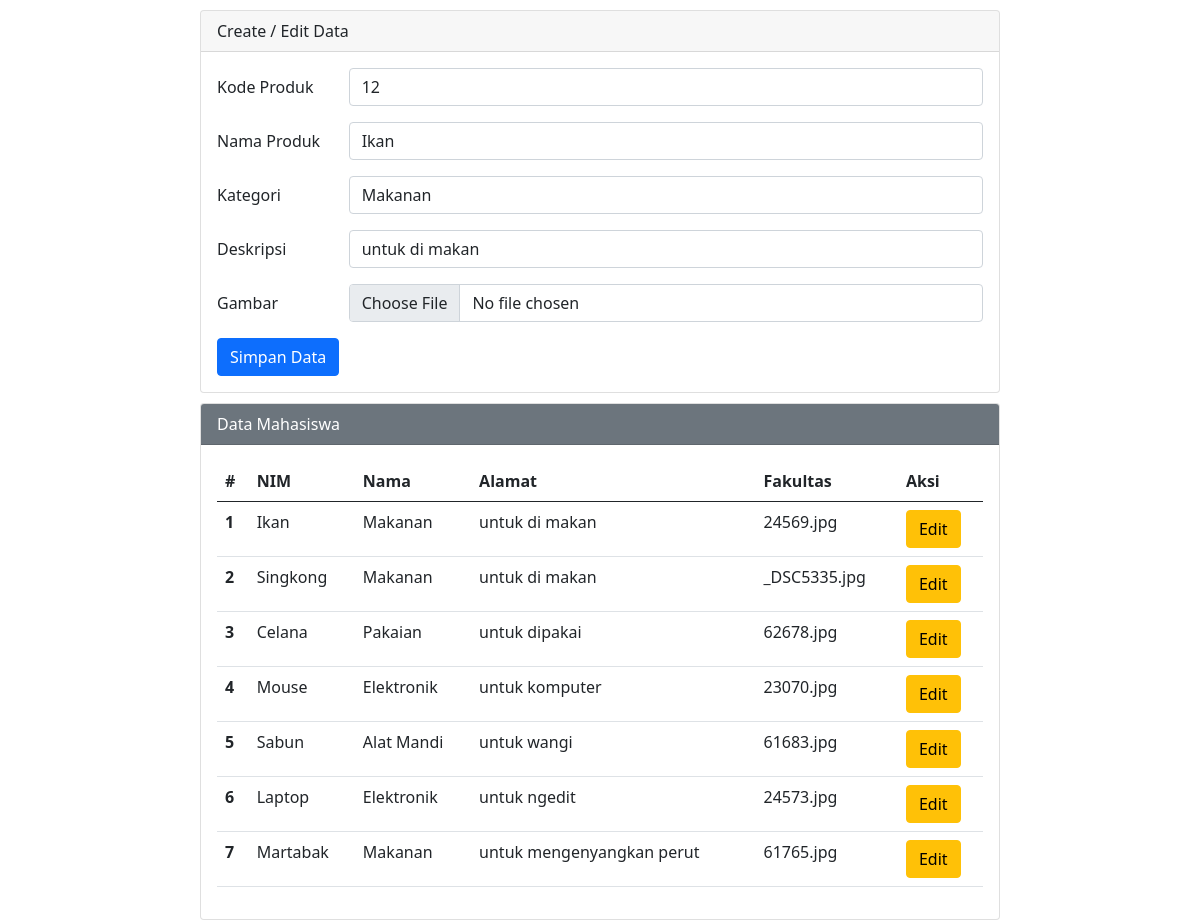
Screenshot of /editcb.php?op=edit&id=12 with the database file from the repository.
### tables this page shows
CREATE TABLE `tbl_produk` (
  `kode_produk` int(11) NOT NULL,
  `nama_produk` varchar(30) NOT NULL,
  `kategori` varchar(30) NOT NULL,
  `deskripsi` text NOT NULL,
  `gambar` varchar(100) NOT NULL
);

### editcb.php (the view, shortened to what this page needs)
<?php
include 'koneksi.php';
    $id         = "";
    $nama       = "";
    $kategori   = "";
    $deskripsi  = "";
    $gambar     = "";
if (isset($_GET['op'])) {
    $op = $_GET['op'];
} else {
    $op = "";
}
if ($op == 'edit') {
    $id         = $_GET['id'];
    $sql       = "select * from tbl_produk where kode_produk = '$id'";
    $q1         = mysqli_query($koneksi, $sql);
    $r1         = mysqli_fetch_array($q1);
    $id        = $r1['kode_produk'];
    $nama       = $r1['nama_produk'];
    $kategori   = $r1['kategori'];
    $deskripsi  = $r1['deskripsi'];
    $gambar     = $r1['gambar'];
}
?>
<!DOCTYPE html>
<html lang="en">
<head>
    <link href="https://cdn.jsdelivr.net/npm/bootstrap@5.0.0-beta2/dist/css/bootstrap.min.css" rel="stylesheet">
</head>
<body>
    <div class="mx-auto">
        <div class="card">
            <div class="card-header">
                Create / Edit Data
            </div>
            <div class="card-body">
                <form action="" method="POST">
                    <div class="mb-3 row">
                        <label for="kode" class="col-sm-2 col-form-label">Kode Produk</label>
                        <div class="col-sm-10">
                            <input type="text" class="form-control" id="kode" name="kode" value="<?php echo $id ?>">
                        </div>
                    </div>
                    <div class="mb-3 row">
                        <label for="nama" class="col-sm-2 col-form-label">Nama Produk</label>
                        <div class="col-sm-10">
                            <input type="text" class="form-control" id="nama" name="nama" value="<?php echo $nama ?>">
                        </div>
                    </div>
                    <div class="mb-3 row">
                        <label for="kategori" class="col-sm-2 col-form-label">Kategori</label>
                        <div class="col-sm-10">
                            <select class="form-control" name="kategori" id="kategori">
                                <option value="Makanan" <?php if ($kategori == "Makanan") echo "selected" ?>>Makanan</option>
                            </select>
                        </div>
                    </div>
                    <div class="mb-3 row">
                        <label for="deskripsi" class="col-sm-2 col-form-label">Deskripsi</label>
                        <div class="col-sm-10">
                            <input type="text" class="form-control" id="deskripsi" name="deskripsi" value="<?php echo $deskripsi ?>">
                        </div>
                    </div>
                    <div class="mb-3 row">
                        <label for="gambar" class="col-sm-2 col-form-label">Gambar</label>
                        <div class="col-sm-10">
                            <input type="file" class="form-control" id="gambar" name="gambar" value="<?php echo $gambar ?>">
                        </div>
                    </div>
                    <div class="col-12">
                        <input type="submit" name="simpan" value="Simpan Data" class="btn btn-primary" />
                    </div>
                </form>
            </div>
        </div>
        <div class="card">
            <div class="card-header text-white bg-secondary">
                Data Mahasiswa
            </div>
            <div class="card-body">
                <table class="table">
                    <thead>
                        <tr>
                            <th scope="col">#</th>
                            <th scope="col">NIM</th>
                            <th scope="col">Nama</th>
                            <th scope="col">Alamat</th>
                            <th scope="col">Fakultas</th>
                            <th scope="col">Aksi</th>
                        </tr>
                    </thead>
                    <tbody>
                        <?php
                        $sql   = "select * from tbl_produk order by kode_produk desc";
                        $q2     = mysqli_query($koneksi, $sql);
                        $urut   = 1;
                        while ($r2 = mysqli_fetch_array($q2)) {
                            $id         = $r2['kode_produk'];
                            $nama       = $r2['nama_produk'];
                            $kategori   = $r2['kategori'];
                            $deskripsi  = $r2['deskripsi'];
                            $gambar     = $r2['gambar'];
                        ?>
                            <tr>
                                <th scope="row"><?php echo $urut++ ?></th>
                                <td scope="row"><?php echo $nama ?></td>
                                <td scope="row"><?php echo $kategori ?></td>
                                <td scope="row"><?php echo $deskripsi ?></td>
                                <td scope="row"><?php echo $gambar ?></td>
                                <td scope="row">
                                    <a href="editcb.php?op=edit&id=<?php echo $id ?>"><button type="button" class="btn btn-warning">Edit</button></a>
                                </td>
                            </tr>
                        <?php
                        }
                        ?>
                    </tbody>
                </table>
            </div>
        </div>
    </div>
</body>
</html>

### editcb.php (style rules this page uses)
.mx-auto { width: 800px }
.card { margin-top: 10px; }

### rows the page displays
tbl_produk: kode "12", nama "Ikan", kategori "Makanan", deskripsi "untuk di makan", nama_produk "Ikan", gambar "24569.jpg"
tbl_produk: nama_produk "Singkong", kategori "Makanan", deskripsi "untuk di makan", gambar "_DSC5335.jpg"
tbl_produk: nama_produk "Celana", kategori "Pakaian", deskripsi "untuk dipakai", gambar "62678.jpg"
tbl_produk: nama_produk "Mouse", kategori "Elektronik", deskripsi "untuk komputer", gambar "23070.jpg"
tbl_produk: nama_produk "Sabun", kategori "Alat Mandi", deskripsi "untuk wangi", gambar "61683.jpg"
tbl_produk: nama_produk "Laptop", kategori "Elektronik", deskripsi "untuk ngedit", gambar "24573.jpg"
tbl_produk: nama_produk "Martabak", kategori "Makanan", deskripsi "untuk mengenyangkan perut", gambar "61765.jpg"
